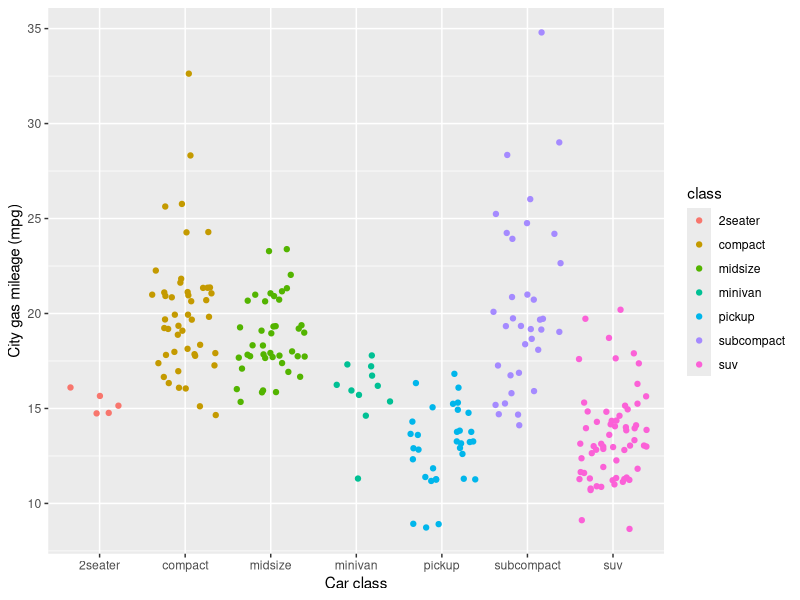

The R script that drew this image:
## ---- chunk 1
knitr::opts_chunk$set(echo = TRUE)
library(tidyverse)
## ---- chunk 2
ggplot(data = mpg, aes(x = class, y = cty)) +
	geom_jitter(aes(color = class), alpha = 2) +
  labs(x = "Car class",
       y = "City gas mileage (mpg)")
